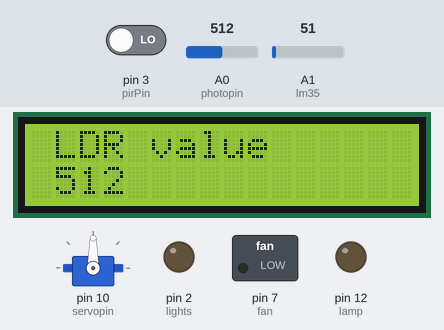
Recording of a sketch running on a simulated Arduino Uno, built with avr-gcc and run on an emulated ATmega328P. Shown: 16×2 character LCD, servo, switched loads named in the sketch (green lamp = pin HIGH), output pins drawn as LEDs (lit = HIGH). The inputs (shaded band) are chosen by the test bench; at power-on: A0 (photopin) = 512, A1 (lm35) = 51, pin 3 (pirPin) LOW. The local clock reads 2024-03-15 10:24:30 at power-on unless the sketch sets it; what the sketch prints to the serial monitor is not drawn.

Above: at 1.3 s.
1.4 s: A0 (photopin) set to 10
At 3.1 s:
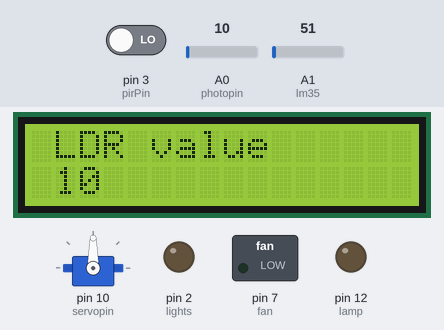
3.5 s: A0 (photopin) set to 7
At 4.6 s:
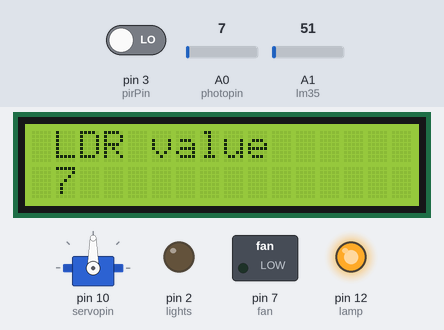
5.5 s: A1 (lm35) set to 67
At 6.8 s:
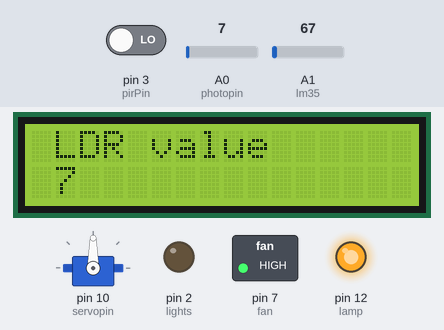
7.5 s: A0 (photopin) set to 70
At 8.9 s:
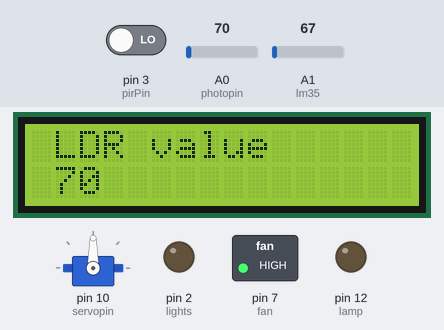
12.2 s: A1 (lm35) set to 30
At 13.3 s:
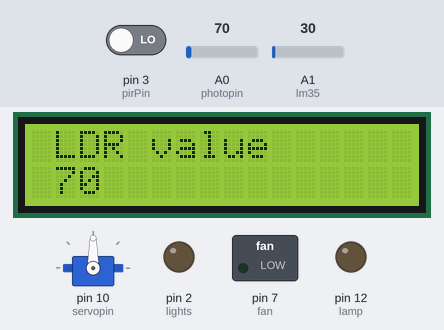
Timing chart, 0 to 15.2 s (numbered marks = the images above; inputs shaded):
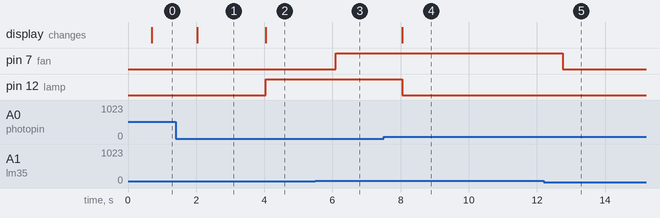

Measured:
- the behaviour switches between 9 and 8 on A0 (photopin) (found by bisection; images 1 and 2)
- the behaviour switches between 60 and 61 on A1 (lm35) (found by bisection; images 2 and 3)
- after the input at 1.4 s, the display: changes after 0.64 s (image 1)
- after the input at 3.5 s, pin 12 (lamp): LOW → HIGH after 0.54 s; the display: changes after 0.54 s (image 2)
- after the input at 5.5 s, pin 7 (fan): LOW → HIGH after 0.59 s
- after the input at 7.5 s, pin 12 (lamp): HIGH → LOW after 0.54 s; the display: changes after 0.54 s (image 4)
- after the input at 12.2 s, pin 7 (fan): HIGH → LOW after 0.56 s

The sketch:

Smart_Home.ino
```cpp
#include <RTClib.h>
#include <Servo.h>
#include <LiquidCrystal_I2C.h>
#include <Wire.h>


RTC_DS1307 rtc;
Servo dkServo;
LiquidCrystal_I2C lcd(0x27, 16, 2);

//variables for pins
int servopin = 10;
const int lights = 2;
int photopin = A0;
int lamp = 12;
int pirPin = 3;
int lm35 = A1;
int motionled = 8;
int fan = 7;
int val;
int del = 50;

float mv;
float cel;

int i;

int photoval;

int CurrentHour;
int CurrentMinute;

int motion;


// lights on time
const int ONlightH = 16;
const int ONlightM =0;
const int OFFlightH = 16;
const int OFFlightM = 1;


//drawing curtains
int open = 180;
int close = 0;


const int ONcurtH = 16;
const int ONcurtM =0;
const int OFFcurtH = 16;
const int OFFcurtM = 1;


void setup() {
  //pinmodes
  pinMode(lights, OUTPUT);
  pinMode(photopin,INPUT);
  pinMode(lamp, OUTPUT);
  pinMode(pirPin, INPUT);
  pinMode(lm35,INPUT);
  pinMode(fan,OUTPUT);

  //ensuring all outputs are low
   digitalWrite(lamp, LOW);
   digitalWrite(lights, LOW);
   digitalWrite(fan, LOW);

  Serial.begin(9600);
  rtc.begin();

  //initialize LCD
   lcd.begin();
   lcd.backlight();

  //line sets the RTC to the date & time this sketch was compiled
    rtc.adjust(DateTime(F(__DATE__), F(__TIME__)));

  //attaching servopin
    dkServo.attach(servopin);

  //LCD welcome message
   lcd.setCursor(1, 0);
   lcd.print("Welcome to");
   lcd.setCursor(1, 1);
   lcd.print("WaDaniel");


}


void loop() {

  //motion sensor
     motion = digitalRead(pirPin);

      if(motion==1){
        Serial.println("Motion detected");
         digitalWrite(motionled, HIGH);
       }
      else{
        Serial.println("No motion detected");
         digitalWrite(motionled, LOW);
       }
      delay(500);

  //RTC
   DateTime now = rtc.now();

    // Save check in time;
    CurrentHour = now.hour();
    CurrentMinute = now.minute();

    Serial.println(CurrentHour);
    Serial.println(CurrentMinute);

    //house lights
   if((CurrentHour==ONlightH) && (CurrentMinute == ONlightM)){
    digitalWrite(lights,HIGH);
    Serial.println("LIGHTS ON");
    }
   if((CurrentHour==OFFlightH) && (CurrentMinute == OFFlightM)){
    digitalWrite(lights,LOW);
    Serial.println("LIGHTS OFF");
    }

    //curtains
   if((CurrentHour==ONcurtH) && (CurrentMinute == ONcurtM)){
    for (i=0; i<= 180; i+= 1)
        {
           dkServo.write(i);
           delay(50);
        }
    Serial.println("Curtains drawn");
    }

if((CurrentHour==OFFcurtH) && (CurrentMinute == OFFcurtM)){
      for (i=180; i>=0; i-= 1)
        {
           dkServo.write(i);
           delay(50);
        }
      Serial.println("Curtains withdrawn");
      i=0;
    }
  delay(50);

// security lights:
photoval = analogRead(photopin);
Serial.println(photoval);
delay(50);

  lcd.clear();
  lcd.setCursor(1, 0);
  lcd.print("LDR value");
  lcd.setCursor(1, 1);
  lcd.print(photoval);

if(photoval>9){
digitalWrite(lamp,LOW);
}
if(photoval<9){
  digitalWrite(lamp,HIGH);
}

//lm35
val=analogRead(lm35);
mv=(val/1024.0)*5000;
cel=mv/10;
Serial.println("Temperature =");
Serial.println(val);
delay(50);

if (val>60){
  digitalWrite(fan,HIGH);
}

if (val<60){
  digitalWrite(fan,LOW);
}

}
```
